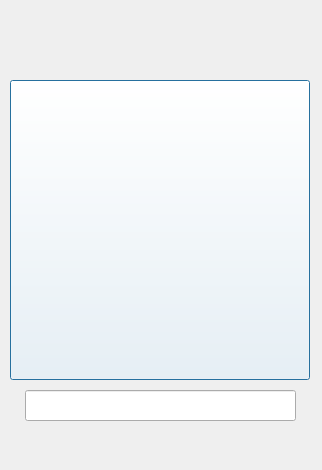
<?xml version="1.0" encoding="UTF-8"?>
<ui version="4.0">
 <class>TrainingWindow</class>
 <widget class="QDialog" name="TrainingWindow">
  <property name="geometry">
   <rect>
    <x>0</x>
    <y>0</y>
    <width>322</width>
    <height>470</height>
   </rect>
  </property>
  <property name="windowTitle">
   <string>Dialog</string>
  </property>
  <widget class="QLabel" name="labelTest">
   <property name="geometry">
    <rect>
     <x>10</x>
     <y>20</y>
     <width>301</width>
     <height>41</height>
    </rect>
   </property>
   <property name="font">
    <font>
     <family>Segoe UI</family>
     <pointsize>17</pointsize>
     <weight>75</weight>
     <bold>true</bold>
    </font>
   </property>
   <property name="styleSheet">
    <string notr="true">color: rgb(104, 0, 156);</string>
   </property>
   <property name="frameShape">
    <enum>QFrame::NoFrame</enum>
   </property>
   <property name="text">
    <string/>
   </property>
   <property name="alignment">
    <set>Qt::AlignCenter</set>
   </property>
  </widget>
  <widget class="QLabel" name="labelImg">
   <property name="geometry">
    <rect>
     <x>10</x>
     <y>80</y>
     <width>300</width>
     <height>300</height>
    </rect>
   </property>
   <property name="frameShape">
    <enum>QFrame::NoFrame</enum>
   </property>
   <property name="text">
    <string/>
   </property>
   <property name="alignment">
    <set>Qt::AlignCenter</set>
   </property>
  </widget>
  <widget class="QLineEdit" name="lineEdit">
   <property name="geometry">
    <rect>
     <x>25</x>
     <y>390</y>
     <width>271</width>
     <height>31</height>
    </rect>
   </property>
  </widget>
  <widget class="QPushButton" name="btnShowImg">
   <property name="geometry">
    <rect>
     <x>10</x>
     <y>80</y>
     <width>300</width>
     <height>300</height>
    </rect>
   </property>
   <property name="styleSheet">
    <string notr="true">background-color: rgba(255, 255, 255, 0);</string>
   </property>
   <property name="text">
    <string/>
   </property>
  </widget>
 </widget>
 <resources/>
 <connections/>
</ui>
